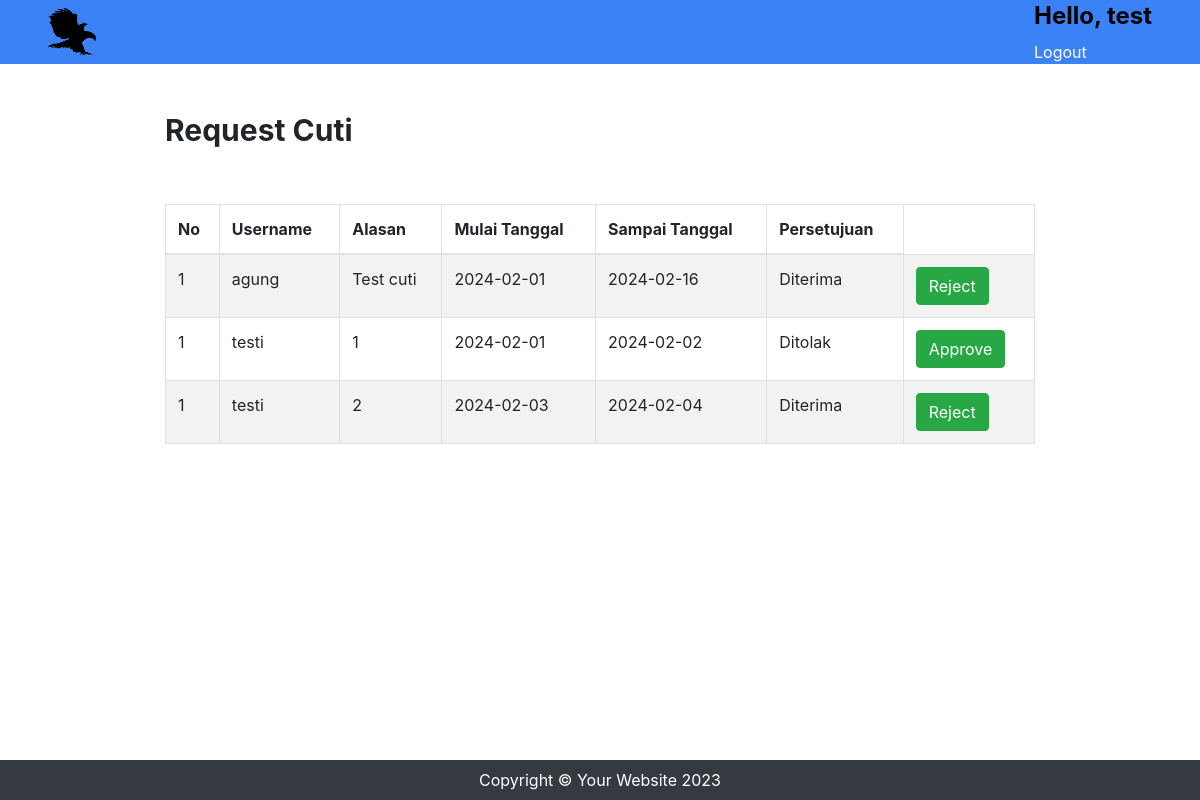
The app's page /src/view/cutipage.php (signed in) with its own data.
### tables this page shows
CREATE TABLE `tb_cuti` (
  `id_cuti` int NOT NULL AUTO_INCREMENT,
  `reason` varchar(255) NOT NULL,
  `approval` tinyint(1) DEFAULT NULL,
  `username` varchar(255) NOT NULL,
  `start_date` varchar(255) NOT NULL,
  `end_date` varchar(255) NOT NULL,
  PRIMARY KEY (`id_cuti`)
);

### src/view/cutipage.php (the view, shortened to what this page needs)
<!DOCTYPE html>
<html lang="en">
<head>
    <link rel="stylesheet" href="https://cdn.jsdelivr.net/npm/bootstrap@4.6.0/dist/css/bootstrap.min.css">
    <link rel="stylesheet" href="https://use.fontawesome.com/releases/v5.7.2/css/all.css">
</head>
<body>
    <header>
        <?php include '../component/header.php';?>
    </header>
    <div class="container mt-5 w-75">
    <?php
    include '../connection/koneksi.php';
    $username = $_SESSION['username'];
    $query = "";
    if ($_SESSION['role'] == 'admin') {
        $query = "SELECT * FROM tb_cuti";
    } else {
        $query = "SELECT * FROM tb_cuti where username='$username'";
    }
    $result = mysqli_query($koneksi, $query);
    $cek = mysqli_num_rows($result);
    ?>
        <div class="flex justify-between">
            <h1 class="font-bold text-3xl">Request Cuti</h1>
        </div>
        <table class="table table-striped mt-5 table-bordered">
            <thead>
                <tr>
                    <th>No</th>
                    <th>Username</th>
                    <th>Alasan</th>
                    <th>Mulai Tanggal</th>
                    <th>Sampai Tanggal</th>
                    <th>Persetujuan</th>
                </tr>
                <tbody>
                    <?php
                    $index = 1;
                    if ($cek == 0 ) {
                        echo "<td colspan='7' style='text-align:center;'>Data Tidak Ditemukan</td>";
                    } else {
                        while($cuti_data = mysqli_fetch_array($result)) {
                            echo "<tr>";
                            echo "<td>".$index."</td>";
                            echo "<td>".$cuti_data['username']."</td>";
                            echo "<td>".$cuti_data['reason']."</td>";
                            echo "<td>".$cuti_data['start_date']."</td>";
                            echo "<td>".$cuti_data['end_date']."</td>";
                            if ($cuti_data['approval'] == null) {
                                echo "<td>Menunggu Approval</td>";
                            } else if ($cuti_data['approval'] == 0) {
                                echo "<td>Ditolak</td>";
                            } else{
                                echo "<td>Diterima</td>";
                            }
                            if ($_SESSION['role'] == 'admin') {
                                if ($cuti_data['approval'] == null) {
                                    echo "<td>
                                            <form method='post' action='../controller/cutiController.php'>
                                                <input id='id_cuti' name='id_cuti' value='$cuti_data[id_cuti]' hidden>
                                                <button type='submit'  name='approve' class='btn btn-success bg-green-600'>Approve</button>
                                                <button type='submit'  name='reject' class='btn btn-success bg-green-600'>Reject</button>
                                        </form>
                                        </td>
                                    </tr>";
                                } else if($cuti_data['approval']){
                                    echo "<td>
                                            <form method='post' action='../controller/cutiController.php'>
                                                <input id='id_cuti' name='id_cuti' value='$cuti_data[id_cuti]' hidden>
                                                <button type='submit' name='reject' class='btn btn-success bg-green-600'>Reject</button>
                                            </form>
                                        </td>
                                    </tr>";
                                } else if(!$cuti_data['approval']){
                                    echo "<td>
                                            <form method='post' action='../controller/cutiController.php'>
                                                <input id='id_cuti' name='id_cuti' value='$cuti_data[id_cuti]' hidden>
                                                <button type='submit' name='approve' class='btn btn-success bg-green-600'>Approve</button>
                                            </form>
                                        </td>
                                    </tr>";
                                }
                            }
                        }
                    }
                    ?>
                </tbody>
            </thead>
        </table>
    </div>
    <footer class="py-2 mt-5 bg-dark w-full fixed" style="bottom: 0;">
        <?php include '../component/footer.php'?>
    </footer>
</body>
</html>

### records on screen
tb_cuti: username "agung", reason "Test cuti", start_date "2024-02-01", end_date "2024-02-16", approval "Diterima"
tb_cuti: username "testi", reason "1", start_date "2024-02-01", end_date "2024-02-02", approval "Ditolak"
tb_cuti: username "testi", reason "2", start_date "2024-02-03", end_date "2024-02-04", approval "Diterima"

### other values on screen
$username "test"
